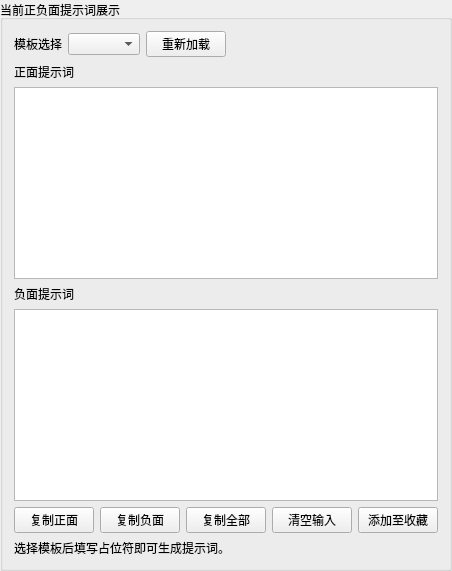
        <widget class="QGroupBox" name="groupCurrentPrompts">
         <property name="title">
          <string>当前正负面提示词展示</string>
         </property>
         <layout class="QVBoxLayout" name="verticalLayoutCurrentPrompts">
          <item>
           <layout class="QHBoxLayout" name="layoutGenerateTop">
            <item>
             <widget class="QLabel" name="lblGenerateTemplate">
              <property name="text">
               <string>模板选择</string>
              </property>
             </widget>
            </item>
            <item>
             <widget class="QComboBox" name="comboGenerateTemplate"/>
            </item>
            <item>
             <widget class="QPushButton" name="btnReloadLibrary">
              <property name="text">
               <string>重新加载</string>
              </property>
             </widget>
            </item>
            <item>
             <spacer name="horizontalSpacer">
              <property name="orientation">
               <enum>Qt::Orientation::Horizontal</enum>
              </property>
              <property name="sizeHint" stdset="0">
               <size>
                <width>40</width>
                <height>20</height>
               </size>
              </property>
             </spacer>
            </item>
           </layout>
          </item>
          <item>
           <widget class="QLabel" name="lblGeneratedPositive">
            <property name="text">
             <string>正面提示词</string>
            </property>
           </widget>
          </item>
          <item>
           <widget class="QPlainTextEdit" name="textGeneratedPositive"/>
          </item>
          <item>
           <widget class="QLabel" name="lblGeneratedNegative">
            <property name="text">
             <string>负面提示词</string>
            </property>
           </widget>
          </item>
          <item>
           <widget class="QPlainTextEdit" name="textGeneratedNegative"/>
          </item>
          <item>
           <layout class="QHBoxLayout" name="layoutGenerateButtons">
            <item>
             <widget class="QPushButton" name="btnCopyPositive">
              <property name="text">
               <string>复制正面</string>
              </property>
             </widget>
            </item>
            <item>
             <widget class="QPushButton" name="btnCopyNegative">
              <property name="text">
               <string>复制负面</string>
              </property>
             </widget>
            </item>
            <item>
             <widget class="QPushButton" name="btnCopyAll">
              <property name="text">
               <string>复制全部</string>
              </property>
             </widget>
            </item>
            <item>
             <widget class="QPushButton" name="btnClearGenerate">
              <property name="text">
               <string>清空输入</string>
              </property>
             </widget>
            </item>
            <item>
             <widget class="QPushButton" name="btnAddPromptFavorite">
              <property name="text">
               <string>添加至收藏</string>
              </property>
             </widget>
            </item>
           </layout>
          </item>
          <item>
           <widget class="QLabel" name="lblGenerateStatus">
            <property name="text">
             <string>选择模板后填写占位符即可生成提示词。</string>
            </property>
           </widget>
          </item>
         </layout>
        </widget>
